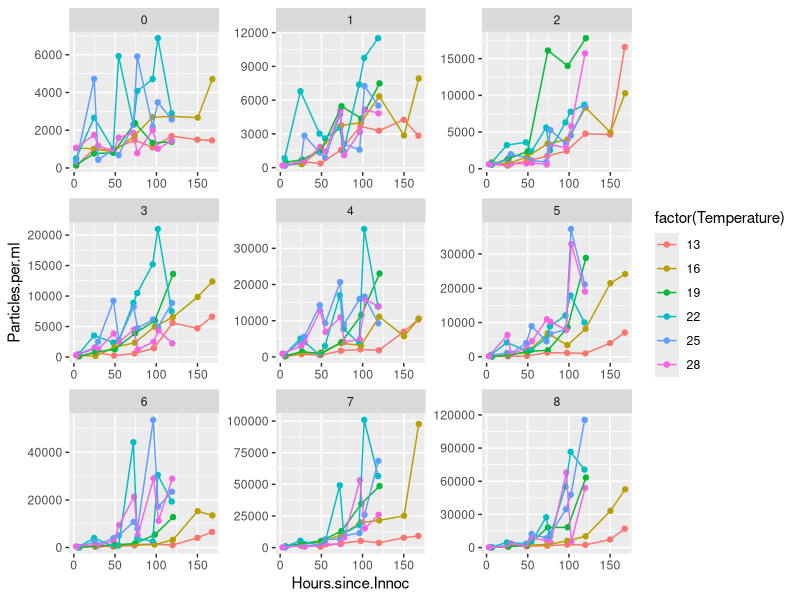
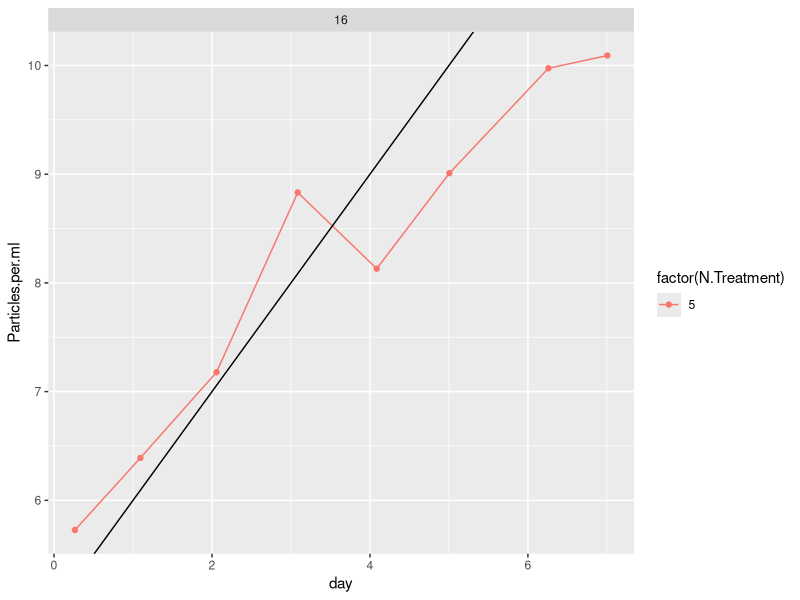
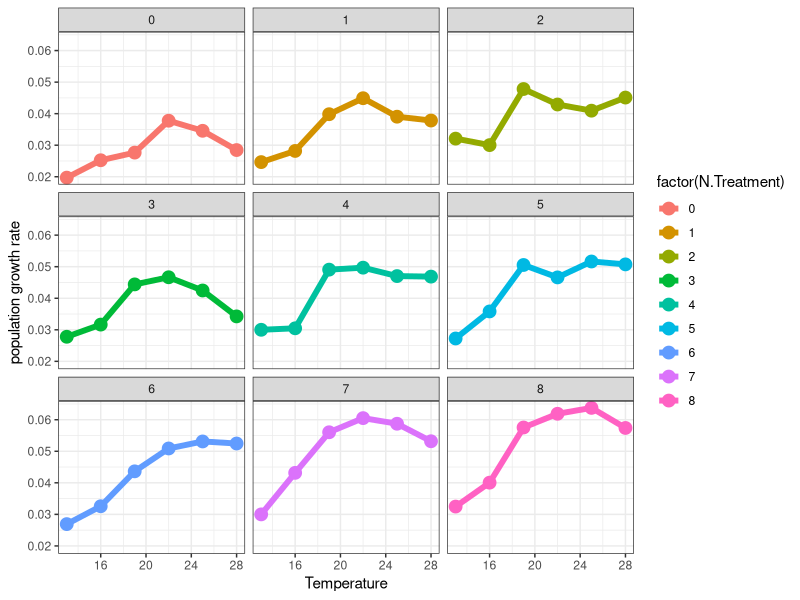
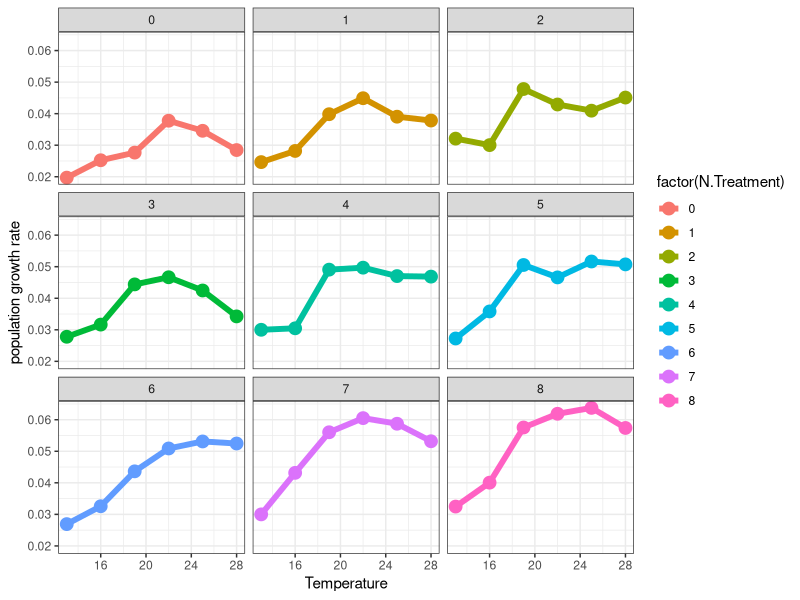

These charts were generated, in order, by the following R code: (Note: this script raises an error after producing the figures.)
library(tidyverse)
library(broom)
library(minpack.lm)
library(purrr)
library(stringr)
library(modelr)



TT <- read_csv("data-raw/TT_2015.csv")


ggplot(data = TT, aes(x = Hours.since.Innoc, y = Particles.per.ml, group = Temperature, color = factor(Temperature))) + geom_point() +
	facet_wrap( ~ N.Treatment, scales = "free") + geom_line()



TT %>% 
	filter(Temperature == 16, N.Treatment == 5) %>% 
	mutate(Particles.per.ml = log(Particles.per.ml)) %>% 
	mutate(day = Hours.since.Innoc/24) %>% 
ggplot(data = ., aes(x = day, y = Particles.per.ml, color = factor(N.Treatment))) + geom_point() +
	facet_wrap( ~ Temperature, scales = "free") + geom_line() + geom_abline(slope = 1, intercept = 5)

log(exp(1))

TT %>% 
	group_by(Temperature, N.Treatment) %>%
	do(tidy(nls(Particles.per.ml ~ 75 * (1+a)^(Hours.since.Innoc),
							data= .,  start=list(a=0.01),
							control = nls.control(maxiter=100, minFactor=1/204800000)))) %>%
	ggplot(aes(x = Temperature, y = estimate, color = factor(N.Treatment))) + geom_point(size = 4) +
	geom_line(size = 2) + theme_bw() + facet_wrap( ~ N.Treatment) + ylab("population growth rate")

ggsave("figures/population_growth_rate_TT_2015.png")

TT_r <- TT %>% 
	group_by(Temperature, N.Treatment) %>% 
	do(tidy(nls(Particles.per.ml ~ 75 * (1+a)^(Hours.since.Innoc),
							data= .,  start=list(a=0.01),
							control = nls.control(maxiter=100, minFactor=1/204800000)))) 



write_csv(TT_r, "data-processed/fitted_r_TT_2015_nls.csv")

TT %>% 
	group_by(Temperature, N.Treatment) %>% 
	do(tidy(nls(Particles.per.ml ~ 75 * (1+a)^(Hours.since.Innoc),
							data= .,  start=list(a=0.01),
							control = nls.control(maxiter=100, minFactor=1/204800000)))) %>% 
	ungroup() %>% 
	mutate(N.Treatment = str_replace(N.Treatment, "1", "11")) %>%
	mutate(N.Treatment = str_replace(N.Treatment, "2", "22")) %>% 
	mutate(N.Treatment = str_replace(N.Treatment, "3", "33")) %>%
	mutate(N.Treatment = str_replace(N.Treatment, "4", "55")) %>%
	mutate(N.Treatment = str_replace(N.Treatment, "5", "110")) %>%
	mutate(N.Treatment = str_replace(N.Treatment, "6", "220")) %>%
	mutate(N.Treatment = str_replace(N.Treatment, "7", "330")) %>%
	mutate(N.Treatment = str_replace(N.Treatment, "8", "440")) %>% 
	mutate(N.Treatment = str_replace(N.Treatment, "1105", "55")) %>% 
	mutate(N.Treatment = as.numeric(N.Treatment)) %>% 
	ggplot(aes(x = N.Treatment, y = estimate, color = factor(N.Treatment))) + geom_point(size = 4) +
	geom_line() + theme_bw() + facet_wrap( ~ Temperature)

TT %>% 
	group_by(Temperature, N.Treatment) %>% 
	do(tidy(nls(Particles.per.ml ~ 75 * (1+a)^(Hours.since.Innoc),
							data= .,  start=list(a=0.01),
							control = nls.control(maxiter=100, minFactor=1/204800000)))) %>%
	ggplot(aes(x = Temperature, y = estimate, color = factor(N.Treatment))) + geom_point(size = 4) +
	geom_line(size = 2) + theme_bw() + facet_wrap( ~ N.Treatment) + ylab("population growth rate")




# now fit an activation energy --------------------------------------------

current_dataset <- TT_r %>% 
	ungroup() %>% 
	filter(N.Treatment == 2) %>% 
	rename(OriginalTraitValue = estimate) %>% 
	mutate(K = Temperature + 273.15) %>% 
	select(OriginalTraitValue, K)

current_dataset$OriginalTraitValue[current_dataset$OriginalTraitValue == 0] <- 1

## If there are negative values, substract the minimum value
MinVal <- NA
if (min(current_dataset$OriginalTraitValue)<=0){
	MinVal <- min(current_dataset$OriginalTraitValue)
	current_dataset$OriginalTraitValue <-current_dataset$OriginalTraitValue - MinVal
	current_dataset <-current_dataset[-which(current_dataset$OriginalTraitValue==0),]}



#### assign Tref as GlobalEnv
# T_ref is the standardization temperature (in K). 
# This needs to be any value below the peak of the curve.
assign("Tref", 285.15, envir = .GlobalEnv) 



# Estimate STARTING VALUES for the nls ------------------------------------

GetE <- function(tmp, rate, T.p, k=8.62e-5)
{
	# Estimate starting value for E, taking linear regression using the rise part
	# of the curve only.
	# ~~~ Parameters ~~~
	# tmp  : temperature data (in K).
	# rate : rate data corresponding to temperature above.
	# T.p  : temperature at which rate peaks, used as a cutoff point.
	# k    : Boltzmann constant.
	
	tmp.w <- which(tmp <= T.p)
	if (length(tmp.w) > 1)
	{
		m <- lm(log(rate[tmp.w]) ~ I(1 / (k * (tmp[tmp.w]))))
		return(abs(summary(m)$coefficients[2, 1]))
	} else
	{
		return(0.6)
	}
}

GetB0 <- function(tmp, rate)
{
	# Estimate starting value for the normalising constant.
	# ~~~ Parameters ~~~
	# tmp   : temperature data (in K).
	# rate  : rate data corresponding to temperature above.
	# T.ref : estimate normalising constant at this temperature (in K).
	
	if (min(tmp,na.rm=TRUE) > Tref)
	{
		return(log(min(rate[1],na.rm=TRUE)))
	} else
	{
		return(log(max(rate[which(tmp <= Tref)],na.rm=TRUE)))
	}
}


GetTpk <- function(tmp, rate)
{
	# Temperature at which the rate is maximised (estimate of T.peak).
	# ~~~ Parameters ~~~
	# tmp  : Temperature data (in K).
	# rate : Rate data corresponding to temperature above.
	
	return(max(tmp[which.max(rate)]))
}




# Schoolfield fitting -----------------------------------------------------

Schoolfield <- function(B0, E, E_D, T_h, temp) {
	
	# Boltzmann's constant. Units imply that E and E_D are in eV.
	k <- 8.62e-5
	
	# B0 is the normalization constant.    
	# E is the activation energy.
	# E_D is the de-activation energy.    
	# T_h is the temperature at which the rate-limiting enzyme 
	# is 50% active and 50% denatured due to high temperature.
	
	#     return(B0 - E/k * (1/temp - 1/Tref) - log(1 + exp((E_D/k) * (1/T_h - 1/temp)))) #Schoolfied model in original form (not with T_pk as an explicit parameter)
	
	return(B0 + log(exp((-E/k) * ((1/temp) - (1/Tref)))/(1 + (E/(E_D - E)) * exp(E_D/k * (1/T_h - 1/temp))))) ## T_pk as an explicit parameter. FITS BETTER
	
}


B0_sch <- c()
E_sch <- c()
E_D_sch <- c()	
T_h_sch <- c()
T_pk_sch <- c()
P_pk_sch <- c()
AIC_sch <- c()
r_sq_sch <- c()

T.h.st  <- GetTpk(tmp=current_dataset$K, rate=current_dataset$OriginalTraitValue)
E.st    <- GetE(tmp=current_dataset$K, rate=current_dataset$OriginalTraitValue, T.p=T.h.st)
B.st <- GetB0(tmp=current_dataset$K, rate=current_dataset$OriginalTraitValue)



# schoolfield -------------------------------------------------------------

schoolfield_nls <- NA

fit_coefs <- function(current_dataset) {
schoolfield_nls <- nlsLM(
	log(OriginalTraitValue) ~ Schoolfield(B0, E, E_D, T_h, temp = K), 
	start=c(B0 = B.st, E = E.st, E_D = 4*E.st, T_h=T.h.st),
	lower=c(B0=-Inf,   E=0,    E.D=0, Th=0),
	upper=c(B0=Inf,    E=Inf,  E.D=Inf, Th=273.15+150),
	data=current_dataset, control=list(minFactor=1 / 2^16, maxiter=1024))


if(!is.na(schoolfield_nls[1])) 
{ 

	E_sch <- c(E_sch, coef(schoolfield_nls)["E"])
	E_D_sch <- c(E_D_sch, coef(schoolfield_nls)["E_D"])
	T_h_sch <- c(T_h_sch, coef(schoolfield_nls)["T_h"])
	AIC_sch<- c(AIC_sch, AIC(schoolfield_nls))
	
	# Calculate the R squared value as: 1 - (rss/tss)
	rss <- sum((exp(predict(schoolfield_nls)) - 
								current_dataset$OriginalTraitValue)^2, 
						 na.rm = TRUE)
	tss <- sum(
		(current_dataset$OriginalTraitValue - 
		 	mean(current_dataset$OriginalTraitValue, na.rm = TRUE))^2, 
		na.rm = TRUE)
	
	if ( tss != 0 )
	{
		r_sq_sch <- c(r_sq_sch, 1 - (rss/tss))
	} else
	{
		r_sq_sch <- c(r_sq_sch, 1)
	}
	
	# Calculate the peak of the curve and its 
	# corresponding temperature value.
	curr_prediction <- predict(schoolfield_nls)
	for (j in 1:length(curr_prediction))
	{
		# If we found the maximum performance, exit the loop.
		if (curr_prediction[j] == max(curr_prediction))
		{
			break
		}
	}
	
	T_pk_sch <- c(T_pk_sch, current_dataset$K[j])

}
tidy_coefs <- tidy(schoolfield_nls)
return(tidy_coefs)
}

# Generate predictions from the model fit...
tmp_temps <- seq(min(
	floor(current_dataset$K)), 
	ceiling(max(current_dataset$K)
	), length = 200)

tmp_model <- exp(Schoolfield(
	coef(schoolfield_nls)["B0"],
	coef(schoolfield_nls)["E"],
	coef(schoolfield_nls)["E_D"],
	coef(schoolfield_nls)["T_h"],
	tmp_temps
))

ModelToPlotS <- data.frame(
	Temperature = tmp_temps - 273.15, 
	TraitValue = tmp_model
)

# Prepare the data points of the original values.
DataToPlot <- data.frame(
	Temperature = current_dataset$K - 273.15, 
	TraitValue = current_dataset$OriginalTraitValue
)
DataToPlot <- na.omit(DataToPlot)


	
ggplot(data = all_estimates, aes(x = n, y = estimate)) + geom_point(size = 3) +
	facet_wrap( ~ term, scales = "free") + theme_bw()

# plot it! ----------------------------------------------------------------

p_1 <- ggplot() + geom_point(data = DataToPlot, aes(x = Temperature, 
																											 y = TraitValue), size = 3, col = "black", bg = "lightcyan2", 
																alpha = 0.7, pch = 21) + 
	geom_line(data = ModelToPlotS, 
						aes(x = Temperature, y = TraitValue), colour = "#1b9e77", 
						lwd = 1.3) +                           
	xlab(expression(paste("Temperature (", degree, C, ")"))) + 
	ylab("population growth rate") +
	theme_bw() + theme(plot.title = element_text(size = 16), 
										 axis.title = element_text(size = 16)) +
	ggtitle("n treatment 1")

+
	ylim(0,0.05)
annotate("text", size = 3, label=             
				 	paste("R^2","sch=", sprintf("%.2f", r_sq_sch),"\nE sch=", format(coef(schoolfield_nls)["E"], digits = 3),"\nAIC sch=",format(AIC(schoolfield_nls),digits=3)), 
				 x = min(DataToPlot[, "Temperature"]),
				 y = mean(DataToPlot[, "TraitValue"]),
				 hjust=0,
				 fontface = 3)


schoolfield_nls

current_dataset <- TT_r %>% 
	ungroup() %>% 
	filter(N.Treatment != 0) %>% 
	rename(OriginalTraitValue = estimate) %>% 
	mutate(K = Temperature + 273.15) %>% 
	select(OriginalTraitValue, K, N.Treatment)

current_dataset$OriginalTraitValue[current_dataset$OriginalTraitValue <= 0] <- 0.000000000000000000001

TT_split <- split(current_dataset, f = current_dataset$N.Treatment) ## split the TT dataframe into little mini dataframes, one for each replicate - temperature combination. We will then use a map function to apply our fitting function to each dataframe individually.

coefs_TT <- TT_split %>% 
	map_df(fit_coefs, .id = "ntreatment")

write_csv(coefs_TT, "data-processed/fitted_r_TT_2015.csv")

ggplot(data = coefs_TT, aes(x = ntreatment, y = estimate)) + geom_point(size = 3) +
	facet_wrap( ~ term, scales = "free") + theme_bw()


schoolfield_nls <- NA

current_dataset <- TT_r %>% 
	ungroup() %>% 
	filter(N.Treatment == 8) %>% 
	rename(OriginalTraitValue = estimate) %>% 
	mutate(K = Temperature + 273.15) %>% 
	select(OriginalTraitValue, K, N.Treatment)

current_dataset$OriginalTraitValue[current_dataset$OriginalTraitValue <= 0] <- 0.000000000000000000001



schoolfield_nls <- nlsLM(
	log(OriginalTraitValue) ~ Schoolfield(B0, E, E_D, T_h, temp = K), 
	start=c(B0 = B.st, E = E.st, E_D = 4*E.st, T_h=T.h.st),
	lower=c(B0=-Inf,   E=0,    E.D=0, Th=0),
	upper=c(B0=Inf,    E=Inf,  E.D=Inf, Th=273.15+150),
	data=current_dataset, control=list(minFactor=1 / 2^16, maxiter=1024))


if(!is.na(schoolfield_nls[1])) 
{ 

	E_sch <- c(E_sch, coef(schoolfield_nls)["E"])
	E_D_sch <- c(E_D_sch, coef(schoolfield_nls)["E_D"])
	T_h_sch <- c(T_h_sch, coef(schoolfield_nls)["T_h"])
	AIC_sch<- c(AIC_sch, AIC(schoolfield_nls))
	
	# Calculate the R squared value as: 1 - (rss/tss)
	rss <- sum((exp(predict(schoolfield_nls)) - 
								current_dataset$OriginalTraitValue)^2, 
						 na.rm = TRUE)
	tss <- sum(
		(current_dataset$OriginalTraitValue - 
		 	mean(current_dataset$OriginalTraitValue, na.rm = TRUE))^2, 
		na.rm = TRUE)
	
	if ( tss != 0 )
	{
		r_sq_sch <- c(r_sq_sch, 1 - (rss/tss))
	} else
	{
		r_sq_sch <- c(r_sq_sch, 1)
	}
	
	# Calculate the peak of the curve and its 
	# corresponding temperature value.
	curr_prediction <- predict(schoolfield_nls)
	for (j in 1:length(curr_prediction))
	{
		# If we found the maximum performance, exit the loop.
		if (curr_prediction[j] == max(curr_prediction))
		{
			break
		}
	}
	
	T_pk_sch <- c(T_pk_sch, current_dataset$K[j])
}
	



results <- TT %>% 
	group_by(Temperature, N.Treatment) %>%
	(nls(Particles.per.ml ~ 75 * (1+a)^(Hours.since.Innoc),
							data= .,  start=list(a=0.01),
							control = nls.control(maxiter=100, minFactor=1/204800000))) 
